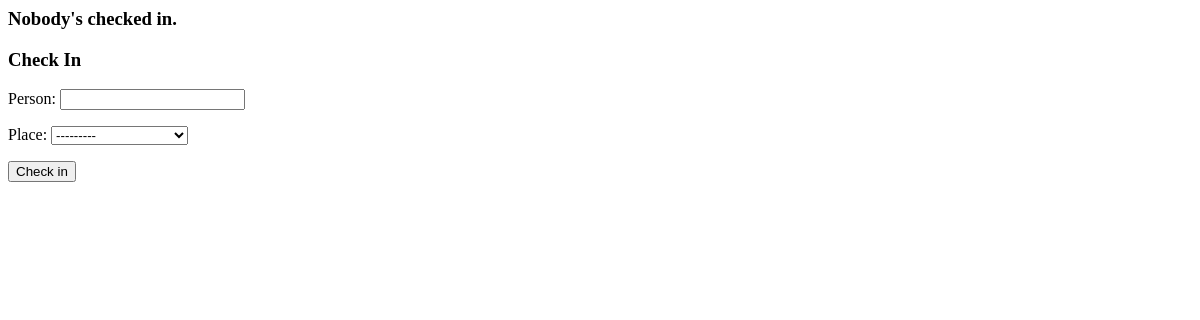
/, run on an earlier commit of the app's database.
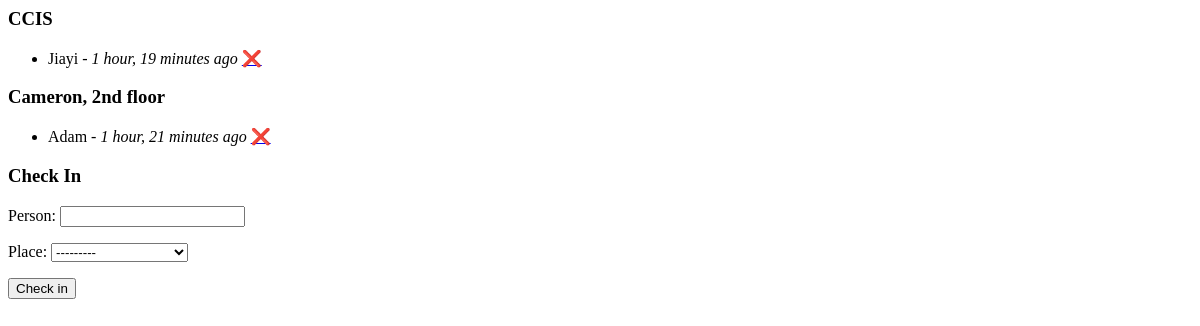
And on a later commit of the database.
### location/models.py (models this page shows, shortened)
class CheckIn(models.Model):
    person = models.CharField(max_length=50)
    place = models.ForeignKey(Place, on_delete=models.CASCADE)
    time = models.DateTimeField(default=timezone.now)
    scratched = models.BooleanField(default=False)

class Place(models.Model):
    name = models.CharField(max_length=25)
    def __str__(self):
        return self.name

### location/views.py (the view)
# urls.py: path('', views.index, name='index'),
def index(request):
    if request.method == "POST":
        form = CheckInForm(request.POST)
        if form.is_valid():
            print(form.cleaned_data)
            newCheckIn, created = CheckIn.objects.update_or_create(
                person = form.cleaned_data["person"],
                defaults = form.cleaned_data
            )
            newCheckIn.scratched = False
            newCheckIn.time = timezone.now()
            newCheckIn.save()
            return HttpResponseRedirect("/")
    else:
        timediff = timezone.now() - timezone.timedelta(hours = 2)
        freshCheckIns = CheckIn.objects.filter(time__gte = timediff)
        places = {checkin.place.name: [] for checkin in freshCheckIns}
        for checkin in freshCheckIns:
            places[checkin.place.name].append(checkin)
        context = {"places": places, "form": CheckInForm}
        return render(request, "location/index.html", context)

### location/templates/location/index.html (shortened to what this page needs)
<html>
    <head>
    </head>
    <body>
        {% if places %}
            {% for place, checkins in places.items %}
                <p>
                    <h3>{{ place }}</h3>
                    <ul>
                        {% for checkin in checkins %}
                            {% if checkin.scratched %}
                                <li> <s>{{ checkin.person }} - <i>{{ checkin.time|timesince }} ago </i></s></li>
                            {% else %}
                                <li>{{ checkin.person }} - <i>{{ checkin.time|timesince }} ago </i> <a href="scratch/{{ checkin.person }}">❌</a></li>
                            {% endif %}
                        {% endfor %}
                    </ul>
                </p>
            {% endfor %}
        {% else %}
            <h3>Nobody's checked in.</h3>
        {% endif %}
        <h3>Check In</h3>
        <form method="post">{% csrf_token %}
            {{ form.as_p }}
            <input type="submit" value="Check in">
        </form>
    </body>
</html>

What changed in the data, as far as the page shows it:
added CheckIn: name "CCIS", person "Jiayi", time "1 hour, 19 minutes"
added CheckIn: name "Cameron, 2nd floor", person "Adam", time "1 hour, 21 minutes"
Also different on the page:
text no longer shown: "Nobody's checked in."
